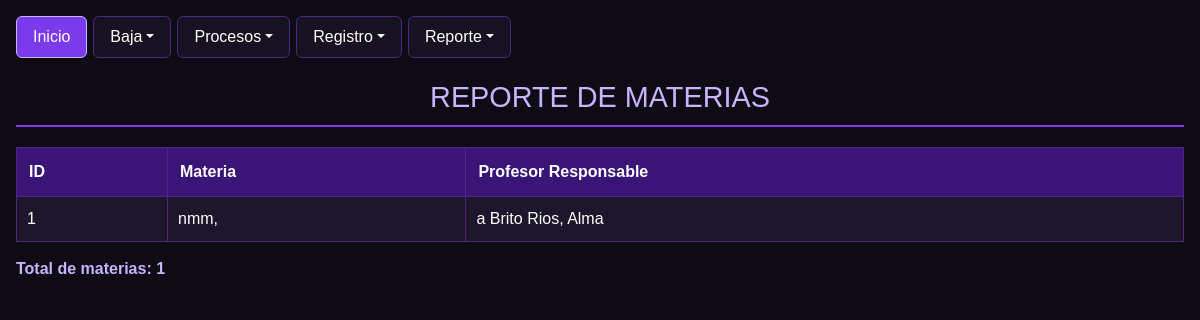
The page /Escuela/reportes/rep_materias.php on the database as committed earlier.
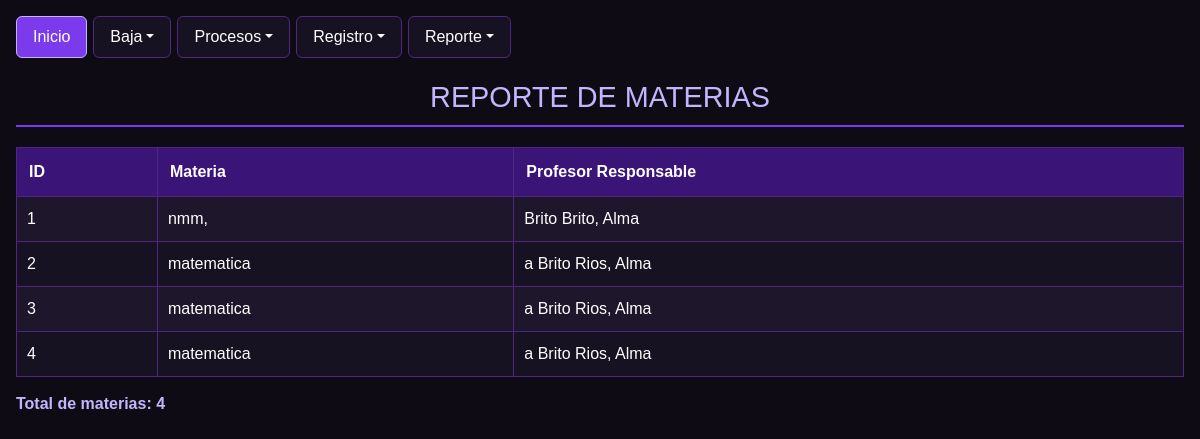
The same page on the database as committed later.
### tables this page shows
CREATE TABLE `materias` (
  `id_mat` int(11) NOT NULL,
  `descripcion` varchar(100) NOT NULL,
  `id_prof` int(11) NOT NULL,
  `estatus` int(11) DEFAULT 1
);

### Escuela/reportes/rep_materias.php (the view, shortened to what this page needs)
<?php
require_once __DIR__ . '/../conexion.php';
$conexion->exec("CREATE TABLE IF NOT EXISTS profesores (
    id_prof INT AUTO_INCREMENT PRIMARY KEY,
    nom_prof VARCHAR(100) NOT NULL,
    apaterno_prof VARCHAR(100) NOT NULL,
    amaterno_prof VARCHAR(100) NOT NULL
)");
$conexion->exec("CREATE TABLE IF NOT EXISTS materias (
    id_mat INT AUTO_INCREMENT PRIMARY KEY,
    descripcion VARCHAR(150) NOT NULL,
    id_prof INT NOT NULL,
    FOREIGN KEY (id_prof) REFERENCES profesores(id_prof)
)");
$stmt = $conexion->query("
    SELECT m.*, CONCAT(p.apaterno_prof, ' ', p.amaterno_prof, ', ', p.nom_prof) AS profesor
    FROM materias m
    JOIN profesores p ON m.id_prof = p.id_prof
    ORDER BY m.descripcion
");
$materias = $stmt ? $stmt->fetchAll(PDO::FETCH_ASSOC) : [];
$total = count($materias);
?>
<!DOCTYPE html>
<html lang="es">
<head>
    <link href="https://cdn.jsdelivr.net/npm/bootstrap@5.3.8/dist/css/bootstrap.min.css" rel="stylesheet" />
</head>
<body class="p-3 m-0 border-0">
    <ul class="nav nav-pills">
        <li class="nav-item"><a class="nav-link active" aria-current="page" href="/proyecto-AABR/Escuela/index.php">Inicio</a></li>
        <li class="nav-item dropdown">
            <a class="nav-link dropdown-toggle" data-bs-toggle="dropdown" href="#" role="button" aria-expanded="false">Baja</a>
        </li>
        <li class="nav-item dropdown">
            <a class="nav-link dropdown-toggle" data-bs-toggle="dropdown" href="#" role="button" aria-expanded="false">Procesos</a>
        </li>
        <li class="nav-item dropdown">
            <a class="nav-link dropdown-toggle" data-bs-toggle="dropdown" href="#" role="button" aria-expanded="false">Registro</a>
        </li>
        <li class="nav-item dropdown">
            <a class="nav-link dropdown-toggle" data-bs-toggle="dropdown" href="#" role="button" aria-expanded="false">Reporte</a>
        </li>
    </ul>
    <h1>REPORTE DE MATERIAS</h1>
    <table>
        <tr>
            <th>ID</th>
            <th>Materia</th>
            <th>Profesor Responsable</th>
        </tr>
        <?php if ($total > 0): ?>
            <?php foreach ($materias as $m): ?>
                <tr>
                    <td><?= htmlspecialchars((string)$m['id_mat'], ENT_QUOTES, 'UTF-8') ?></td>
                    <td><?= htmlspecialchars((string)$m['descripcion'], ENT_QUOTES, 'UTF-8') ?></td>
                    <td><?= htmlspecialchars((string)$m['profesor'], ENT_QUOTES, 'UTF-8') ?></td>
                </tr>
            <?php endforeach; ?>
        <?php else: ?>
            <tr>
                <td colspan="3" style="text-align:center;">No hay materias registradas todavia.</td>
            </tr>
        <?php endif; ?>
    </table>
    <p class="total">Total de materias: <?= (int)$total ?></p>
</body>
</html>

Rows that differ between the two databases and show on the page:
changed materias "nmm,": profesor "a Brito Rios, Alma" → "Brito Brito, Alma"
added materias: id_mat "2", descripcion "matematica", profesor "a Brito Rios, Alma"
added materias: id_mat "3", descripcion "matematica", profesor "a Brito Rios, Alma"
added materias: id_mat "4", descripcion "matematica", profesor "a Brito Rios, Alma"
Other text that changed with them:
$total: "1" → "4"
